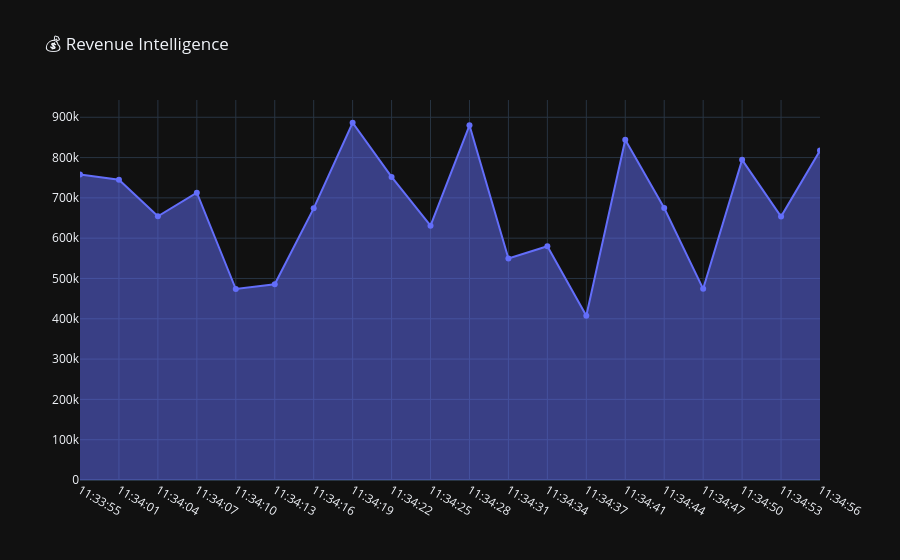
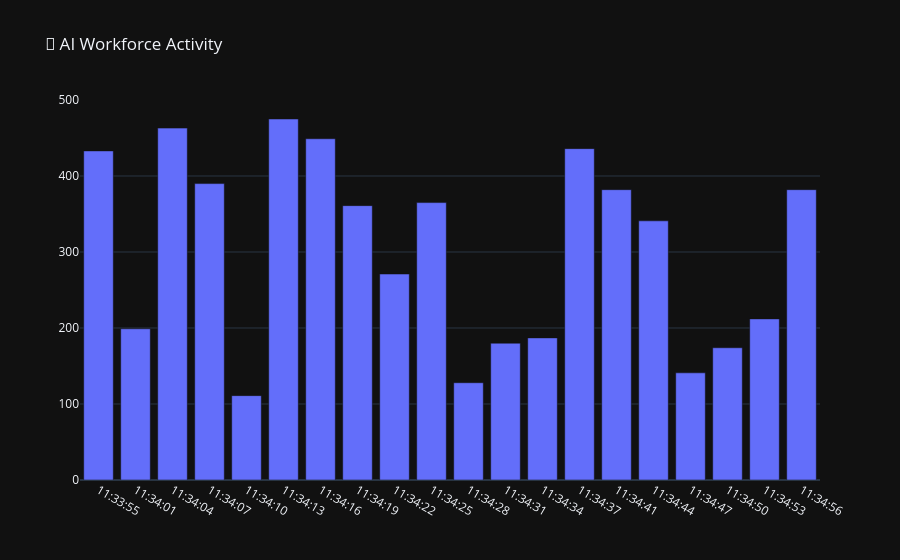
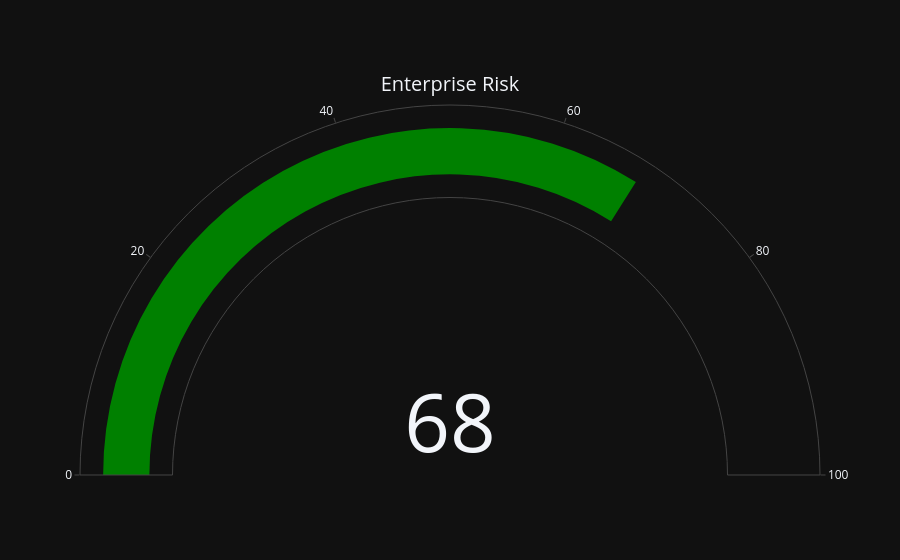

Source (notebook cell) for these figures, in order:
### Code cell
import pandas as pd
import numpy as np
import plotly.graph_objects as go
from IPython.display import display, clear_output
import random
import time
from datetime import datetime


# -------------------------------
# AI CEO DATA ENGINE
# -------------------------------

data = {
    "Time": [],
    "Revenue": [],
    "Customers": [],
    "AI_Agents": [],
    "Risk": [],
    "Productivity": []
}


# -------------------------------
# GENERATE BUSINESS DATA
# -------------------------------

def generate_data():

    data["Time"].append(
        datetime.now().strftime("%H:%M:%S")
    )

    data["Revenue"].append(
        random.randint(400000,900000)
    )

    data["Customers"].append(
        random.randint(9000,20000)
    )

    data["AI_Agents"].append(
        random.randint(100,500)
    )

    data["Risk"].append(
        random.randint(5,70)
    )

    data["Productivity"].append(
        random.randint(70,99)
    )



# -------------------------------
# DASHBOARD
# -------------------------------

def show_dashboard():

    clear_output(wait=True)

    generate_data()

    df=pd.DataFrame(data)


    print("="*60)
    print("🚀 AI CEO COMMAND CENTER")
    print("="*60)

    print()

    print(
        f"💰 Revenue: ${df.Revenue.iloc[-1]:,}"
    )

    print(
        f"👥 Customers: {df.Customers.iloc[-1]}"
    )

    print(
        f"🤖 AI Agents Running: {df.AI_Agents.iloc[-1]}"
    )

    print(
        f"⚠️ Risk Score: {df.Risk.iloc[-1]}%"
    )

    print(
        f"⚡ Productivity: {df.Productivity.iloc[-1]}%"
    )


    # Revenue chart

    fig1=go.Figure()

    fig1.add_trace(
        go.Scatter(
            x=df.Time,
            y=df.Revenue,
            mode="lines+markers",
            fill="tozeroy",
            name="Revenue"
        )
    )


    fig1.update_layout(
        title="💰 Revenue Intelligence",
        template="plotly_dark",
        height=400
    )


    display(fig1)



    # AI Agents Chart

    fig2=go.Figure()

    fig2.add_trace(
        go.Bar(
            x=df.Time,
            y=df.AI_Agents,
            name="AI Agents"
        )
    )


    fig2.update_layout(
        title="🤖 AI Workforce Activity",
        template="plotly_dark",
        height=400
    )


    display(fig2)



    # Risk Gauge

    fig3=go.Figure(
        go.Indicator(
            mode="gauge+number",
            value=df.Risk.iloc[-1],
            title={
                "text":"Enterprise Risk"
            },

            gauge={
                "axis":{
                    "range":[0,100]
                }
            }
        )
    )


    fig3.update_layout(
        template="plotly_dark",
        height=350
    )


    display(fig3)



# -------------------------------
# RUN LIVE DASHBOARD
# -------------------------------

for i in range(20):

    show_dashboard()

    time.sleep(3)

### Figure 1 — Plotly figure (JSON) as saved in the notebook; plotly's stock layout.template omitted (floating-point values rounded to 4 significant figures)
{"data": [{"fill": "tozeroy", "mode": "lines+markers", "name": "Revenue", "type": "scatter", "x": ["11:33:55", "11:34:01", "11:34:04", "11:34:07", "11:34:10", "11:34:13", "11:34:16", "11:34:19", "11:34:22", "11:34:25", "11:34:28", "11:34:31", "11:34:34", "11:34:37", "11:34:41", "11:34:44", "11:34:47", "11:34:50", "11:34:53", "11:34:56"], "y": [757834, 745169, 654246, 712808, 473912, 485733, 674036, 886396, 752041, 631068, 880016, 549632, 580049, 407611, 844139, 674981, 474365, 794284, 653504, 817463]}], "layout": {"autosize": true, "title": {"text": "💰 Revenue Intelligence"}, "xaxis": {"autorange": true, "range": [0, 19], "type": "category"}, "yaxis": {"autorange": true, "range": [0, 950100.0], "type": "linear"}}}

### Figure 2 — Plotly figure (JSON) as saved in the notebook; plotly's stock layout.template omitted (floating-point values rounded to 4 significant figures)
{"data": [{"name": "AI Agents", "type": "bar", "x": ["11:33:55", "11:34:01", "11:34:04", "11:34:07", "11:34:10", "11:34:13", "11:34:16", "11:34:19", "11:34:22", "11:34:25", "11:34:28", "11:34:31", "11:34:34", "11:34:37", "11:34:41", "11:34:44", "11:34:47", "11:34:50", "11:34:53", "11:34:56"], "y": [433, 199, 463, 390, 111, 475, 449, 361, 271, 365, 128, 180, 187, 436, 382, 341, 141, 174, 212, 382]}], "layout": {"autosize": true, "title": {"text": "🤖 AI Workforce Activity"}, "xaxis": {"autorange": true, "range": [-0.5, 19.5], "type": "category"}, "yaxis": {"autorange": true, "range": [0, 500], "type": "linear"}}}

### Figure 3 — Plotly figure (JSON) as saved in the notebook; plotly's stock layout.template omitted (floating-point values rounded to 4 significant figures)
{"data": [{"gauge": {"axis": {"range": [0, 100]}}, "mode": "gauge+number", "title": {"text": "Enterprise Risk"}, "type": "indicator", "value": 68}], "layout": {"autosize": true}}
